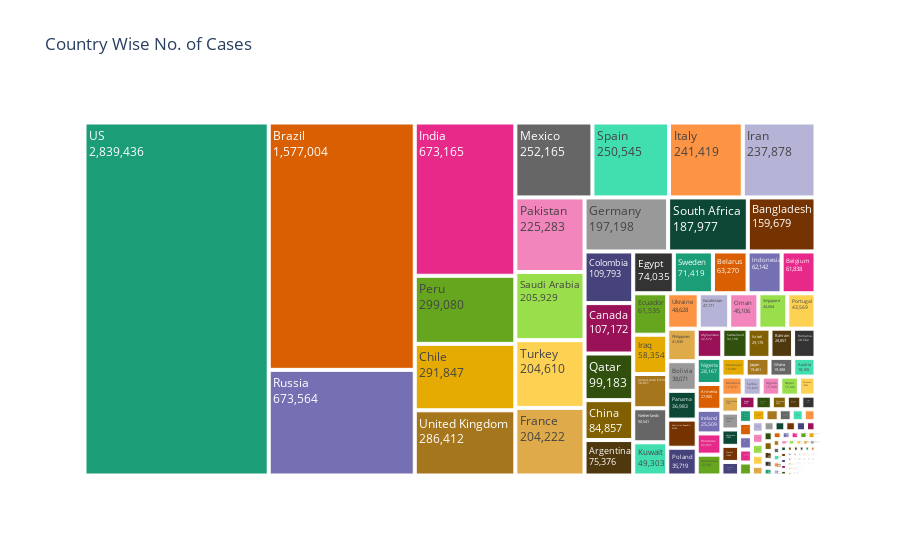

The notebook cell this image was saved under:
### Code cell
plot_treemap(c_lat_grp, 'Country', 'Cases')

### Figure 1 — Plotly figure (JSON) as saved in the notebook; plotly's stock layout.template omitted (floating-point values rounded to 4 significant figures; data arrays with more than 128 entries replaced by an {"elided": "..."} marker saying what was removed)
{"data": [{"branchvalues": "total", "domain": {"x": [0, 1], "y": [0, 1]}, "hoverlabel": {"namelength": 0}, "hovertemplate": "labels=%{label}<br>Cases=%{value}<br>parent=%{parent}<br>id=%{id}", "ids": {"elided": "187 str values"}, "labels": {"elided": "187 str values"}, "name": "", "parents": {"elided": "187 str values"}, "textinfo": "label+text+value", "type": "treemap", "values": {"elided": "187 int values"}}], "layout": {"legend": {"tracegroupgap": 0}, "title": {"text": "Country Wise No. of Cases"}, "treemapcolorway": ["rgb(27,158,119)", "rgb(217,95,2)", "rgb(117,112,179)", "rgb(231,41,138)", "rgb(102,166,30)", "rgb(230,171,2)", "rgb(166,118,29)", "rgb(102,102,102)"]}}
